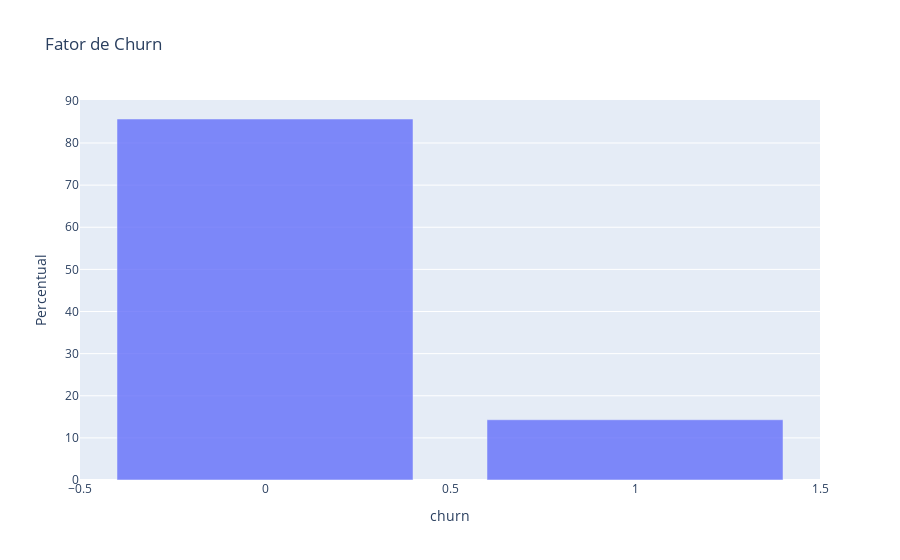

Notebook cell for this chart:
### Code cell
# Distribuição da variável target em percentual

fig = px.bar(df_employees['churn'].value_counts() / len(df_employees) * 100,
             title='Fator de Churn',
             labels={'index': 'Churn', 'value': 'Percentual'},
             opacity=0.8
             )
fig.update_layout(showlegend=False)
fig.show()

### Figure 1 — Plotly figure (JSON) as saved in the notebook; plotly's stock layout.template omitted (floating-point values rounded to 4 significant figures)
{"data": [{"hovertemplate": "variable=count<br>churn=%{x}<br>Percentual=%{y}<extra></extra>", "legendgroup": "count", "marker": {"color": "#636efa", "opacity": 0.8, "pattern": {"shape": ""}}, "name": "count", "orientation": "v", "showlegend": true, "textposition": "auto", "type": "bar", "x": [0, 1], "xaxis": "x", "y": [85.7, 14.3], "yaxis": "y"}], "layout": {"barmode": "relative", "legend": {"title": {"text": "variable"}, "tracegroupgap": 0}, "showlegend": false, "title": {"text": "Fator de Churn"}, "xaxis": {"anchor": "y", "domain": [0, 1], "title": {"text": "churn"}}, "yaxis": {"anchor": "x", "domain": [0, 1], "title": {"text": "Percentual"}}}}
